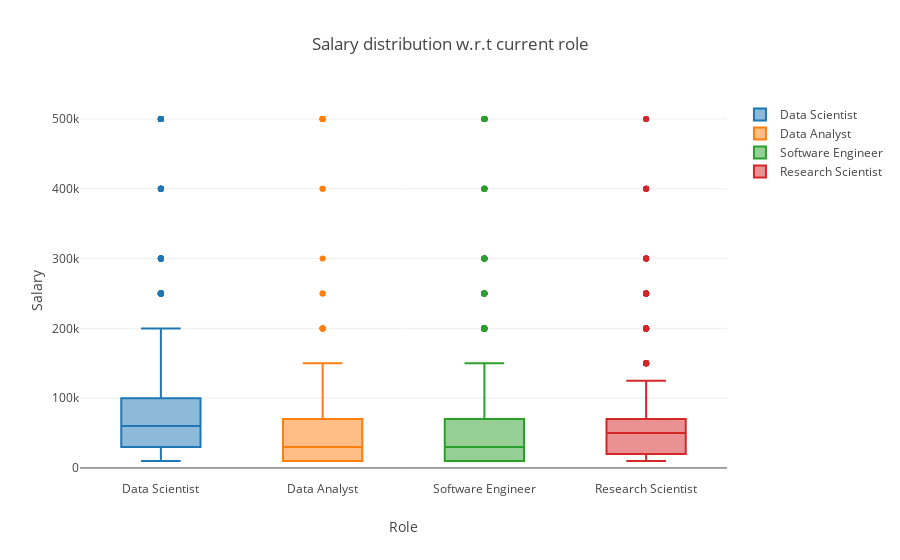

The code cell stored with this chart in its notebook:
### Markdown cell above
One interesting thing to note here is that the number of outliers is much more for the groups having lesser experience, for example, groups with `0-1` and `1-2` years of experience as compared to the groups with more than 10 years of experience. Pause reading this kernel for a moment and think of all the reasons that can be a potential driver for this thing. (I will provide my thoughts too but just write down all the things that you can think of as of now.)


#### 4.10.2 Salary distribution w.r.t to current role
We will consider only the top four roles only(discussed in the previous section). **There is no intention behind this selection except for brevity in plots.**

### Code cell
# Select only those data points that are of interest
salary_df = salary_df[salary_df['Q6'].isin(roles_to_consider)] # roles_to_consider is defined in previous section

# A list to store box plot data for each category
salary_data= []

# Create a box plot trace
for role in roles_to_consider:
    salary_data.append(go.Box(y=salary_df[salary_df['Q6']==role]['Q9'], name=role, orientation='v'))

layout = go.Layout(title='Salary distribution w.r.t current role',
                   xaxis=dict(title='Role'),
                   yaxis=dict(title='Salary',),)

fig = go.Figure(data=salary_data, layout=layout)
# Visualize
iplot(fig, show_link=False)

### Figure 1 — Plotly figure (JSON) as saved in the notebook; plotly's stock layout.template omitted (floating-point values rounded to 4 significant figures; data arrays with more than 128 entries replaced by an {"elided": "..."} marker saying what was removed)
{"data": [{"name": "Data Scientist", "orientation": "v", "type": "box", "uid": "83008f21-e1bd-4687-bed2-3a2c961ba6aa", "y": {"elided": "3248 int values"}}, {"name": "Data Analyst", "orientation": "v", "type": "box", "uid": "cd93225b-2d58-4894-9e99-81666885bd55", "y": {"elided": "1425 int values"}}, {"name": "Software Engineer", "orientation": "v", "type": "box", "uid": "a33e67fc-319c-4553-8a26-025e32790886", "y": {"elided": "2339 int values"}}, {"name": "Research Scientist", "orientation": "v", "type": "box", "uid": "aee43aa7-7882-459d-9df5-20eb95420af2", "y": {"elided": "924 int values"}}], "layout": {"title": "Salary distribution w.r.t current role", "xaxis": {"title": "Role"}, "yaxis": {"title": "Salary"}}}
